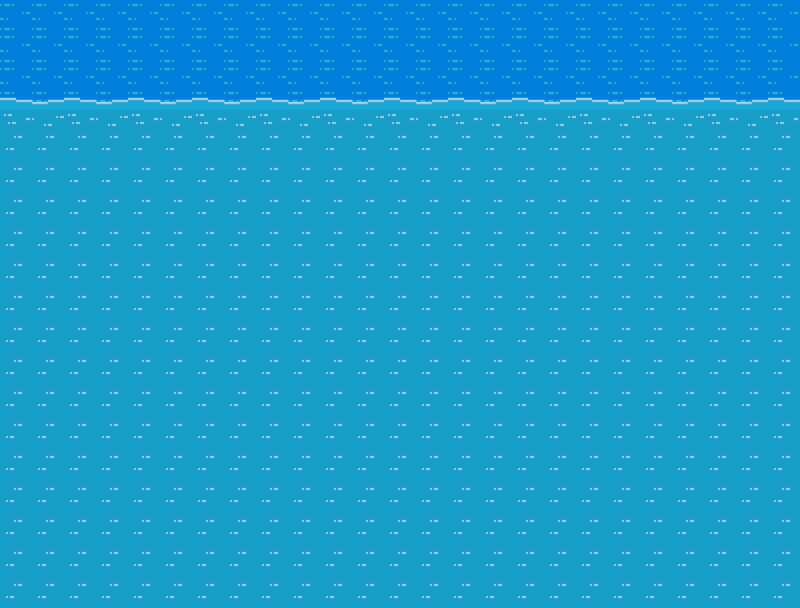

A 2D game scene composited from a Tiled map and its tileset images. What follows is a short description and the map's XML, with every tile layer's data as written:
An orthogonal 25x19 tile map with 32x32 px tiles, 3 tile layers (notwater, realwater, realwaterwave), 2 tilesets.

<map version="1.8" tiledversion="1.8.2" orientation="orthogonal" renderorder="right-down" width="25" height="19" tilewidth="32" tileheight="32" infinite="0" nextlayerid="5" nextobjectid="1">
 <tileset firstgid="1" name="water" tilewidth="32" tileheight="32" tilecount="4" columns="2">
  <image source="realwater.png" width="64" height="64" />
 </tileset>
 <tileset firstgid="5" name="notwater" tilewidth="32" tileheight="32" tilecount="4" columns="2">
  <image source="notwater.png" width="64" height="64" />
 </tileset>
 <layer id="2" name="notwater" width="25" height="19">
  <data encoding="csv">
8,8,8,8,8,8,8,8,8,8,8,8,8,8,8,8,8,8,8,8,8,8,8,8,8,
8,8,8,8,8,8,8,8,8,8,8,8,8,8,8,8,8,8,8,8,8,8,8,8,8,
8,8,8,8,8,8,8,8,8,8,8,8,8,8,8,8,8,8,8,8,8,8,8,8,8,
8,8,8,8,8,8,8,8,8,8,8,8,8,8,8,8,8,8,8,8,8,8,8,8,8,
8,8,8,8,8,8,8,8,8,8,8,8,8,8,8,8,8,8,8,8,8,8,8,8,8,
8,8,8,8,8,8,8,8,8,8,8,8,8,8,8,8,8,8,8,8,8,8,8,8,8,
8,8,8,8,8,8,8,8,8,8,8,8,8,8,8,8,8,8,8,8,8,8,8,8,8,
8,8,8,8,8,8,8,8,8,8,8,8,8,8,8,8,8,8,8,8,8,8,8,8,8,
8,8,8,8,8,8,8,8,8,8,8,8,8,8,8,8,8,8,8,8,8,8,8,8,8,
8,8,8,8,8,8,8,8,8,8,8,8,8,8,8,8,8,8,8,8,8,8,8,8,8,
8,8,8,8,8,8,8,8,8,8,8,8,8,8,8,8,8,8,8,8,8,8,8,8,8,
8,8,8,8,8,8,8,8,8,8,8,8,8,8,8,8,8,8,8,8,8,8,8,8,8,
8,8,8,8,8,8,8,8,8,8,8,8,8,8,8,8,8,8,8,8,8,8,8,8,8,
8,8,8,8,8,8,8,8,8,8,8,8,8,8,8,8,8,8,8,8,8,8,8,8,8,
8,8,8,8,8,8,8,8,8,8,8,8,8,8,8,8,8,8,8,8,8,8,8,8,8,
8,8,8,8,8,8,8,8,8,8,8,8,8,8,8,8,8,8,8,8,8,8,8,8,8,
8,8,8,8,8,8,8,8,8,8,8,8,8,8,8,8,8,8,8,8,8,8,8,8,8,
8,8,8,8,8,8,8,8,8,8,8,8,8,8,8,8,8,8,8,8,8,8,8,8,8,
8,8,8,8,8,8,8,8,8,8,8,8,8,8,8,8,8,8,8,8,8,8,8,8,8
</data>
 </layer>
 <layer id="1" name="realwater" width="25" height="19">
  <data encoding="csv">
0,0,0,0,0,0,0,0,0,0,0,0,0,0,0,0,0,0,0,0,0,0,0,0,0,
0,0,0,0,0,0,0,0,0,0,0,0,0,0,0,0,0,0,0,0,0,0,0,0,0,
0,0,0,0,0,0,0,0,0,0,0,0,0,0,0,0,0,0,0,0,0,0,0,0,0,
1,2,1,2,1,2,1,2,1,2,1,2,1,2,1,2,1,2,1,2,1,2,1,2,1,
3,3,3,3,3,3,3,3,3,3,3,3,3,3,3,3,3,3,3,3,3,3,3,3,3,
3,3,3,3,3,3,3,3,3,3,3,3,3,3,3,3,3,3,3,3,3,3,3,3,3,
3,3,3,3,3,3,3,3,3,3,3,3,3,3,3,3,3,3,3,3,3,3,3,3,3,
3,3,3,3,3,3,3,3,3,3,3,3,3,3,3,3,3,3,3,3,3,3,3,3,3,
3,3,3,3,3,3,3,3,3,3,3,3,3,3,3,3,3,3,3,3,3,3,3,3,3,
3,3,3,3,3,3,3,3,3,3,3,3,3,3,3,3,3,3,3,3,3,3,3,3,3,
3,3,3,3,3,3,3,3,3,3,3,3,3,3,3,3,3,3,3,3,3,3,3,3,3,
3,3,3,3,3,3,3,3,3,3,3,3,3,3,3,3,3,3,3,3,3,3,3,3,3,
3,3,3,3,3,3,3,3,3,3,3,3,3,3,3,3,3,3,3,3,3,3,3,3,3,
3,3,3,3,3,3,3,3,3,3,3,3,3,3,3,3,3,3,3,3,3,3,3,3,3,
3,3,3,3,3,3,3,3,3,3,3,3,3,3,3,3,3,3,3,3,3,3,3,3,3,
3,3,3,3,3,3,3,3,3,3,3,3,3,3,3,3,3,3,3,3,3,3,3,3,3,
3,3,3,3,3,3,3,3,3,3,3,3,3,3,3,3,3,3,3,3,3,3,3,3,3,
3,3,3,3,3,3,3,3,3,3,3,3,3,3,3,3,3,3,3,3,3,3,3,3,3,
3,3,3,3,3,3,3,3,3,3,3,3,3,3,3,3,3,3,3,3,3,3,3,3,3
</data>
 </layer>
 <layer id="4" name="realwaterwave" width="25" height="19">
  <data encoding="csv">
0,0,0,0,0,0,0,0,0,0,0,0,0,0,0,0,0,0,0,0,0,0,0,0,0,
0,0,0,0,0,0,0,0,0,0,0,0,0,0,0,0,0,0,0,0,0,0,0,0,0,
0,0,0,0,0,0,0,0,0,0,0,0,0,0,0,0,0,0,0,0,0,0,0,0,0,
1,2,1,2,1,2,1,2,1,2,1,2,1,2,1,2,1,2,1,2,1,2,1,2,1,
0,0,0,0,0,0,0,0,0,0,0,0,0,0,0,0,0,0,0,0,0,0,0,0,0,
0,0,0,0,0,0,0,0,0,0,0,0,0,0,0,0,0,0,0,0,0,0,0,0,0,
0,0,0,0,0,0,0,0,0,0,0,0,0,0,0,0,0,0,0,0,0,0,0,0,0,
0,0,0,0,0,0,0,0,0,0,0,0,0,0,0,0,0,0,0,0,0,0,0,0,0,
0,0,0,0,0,0,0,0,0,0,0,0,0,0,0,0,0,0,0,0,0,0,0,0,0,
0,0,0,0,0,0,0,0,0,0,0,0,0,0,0,0,0,0,0,0,0,0,0,0,0,
0,0,0,0,0,0,0,0,0,0,0,0,0,0,0,0,0,0,0,0,0,0,0,0,0,
0,0,0,0,0,0,0,0,0,0,0,0,0,0,0,0,0,0,0,0,0,0,0,0,0,
0,0,0,0,0,0,0,0,0,0,0,0,0,0,0,0,0,0,0,0,0,0,0,0,0,
0,0,0,0,0,0,0,0,0,0,0,0,0,0,0,0,0,0,0,0,0,0,0,0,0,
0,0,0,0,0,0,0,0,0,0,0,0,0,0,0,0,0,0,0,0,0,0,0,0,0,
0,0,0,0,0,0,0,0,0,0,0,0,0,0,0,0,0,0,0,0,0,0,0,0,0,
0,0,0,0,0,0,0,0,0,0,0,0,0,0,0,0,0,0,0,0,0,0,0,0,0,
0,0,0,0,0,0,0,0,0,0,0,0,0,0,0,0,0,0,0,0,0,0,0,0,0,
0,0,0,0,0,0,0,0,0,0,0,0,0,0,0,0,0,0,0,0,0,0,0,0,0
</data>
 </layer>
</map>